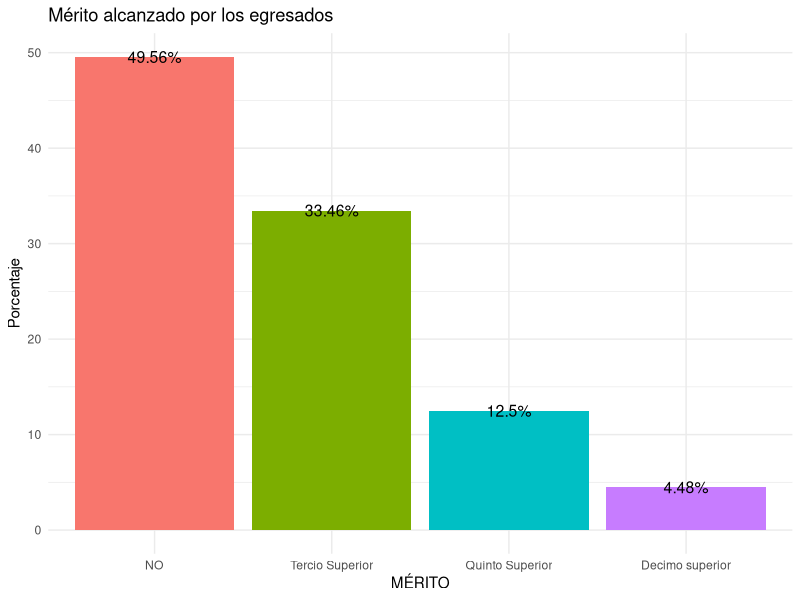
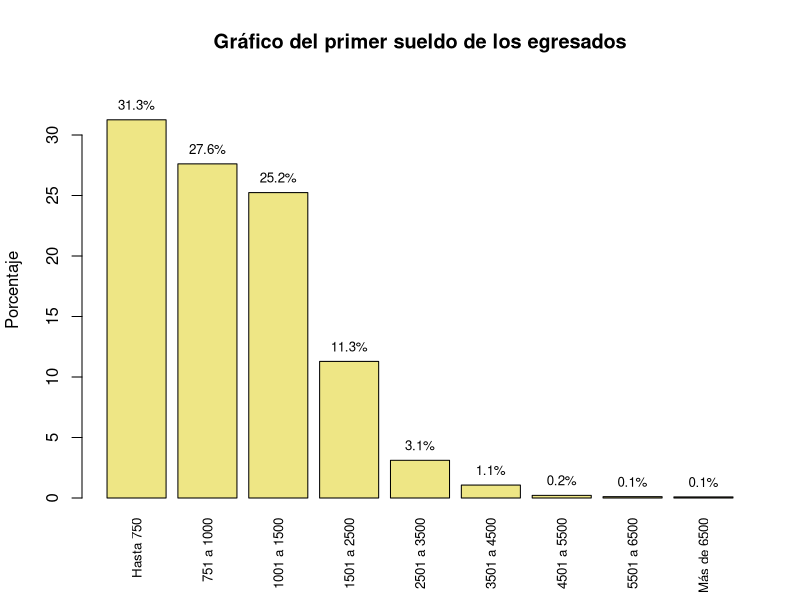
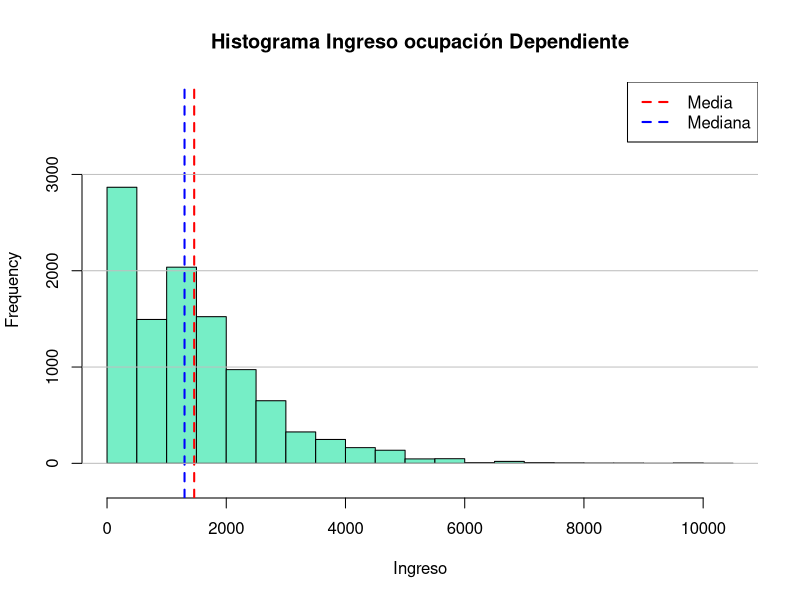
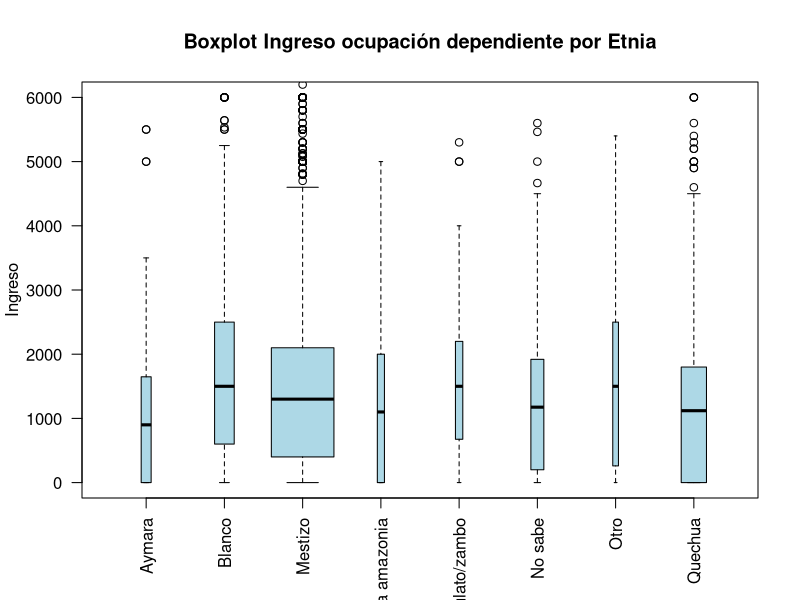
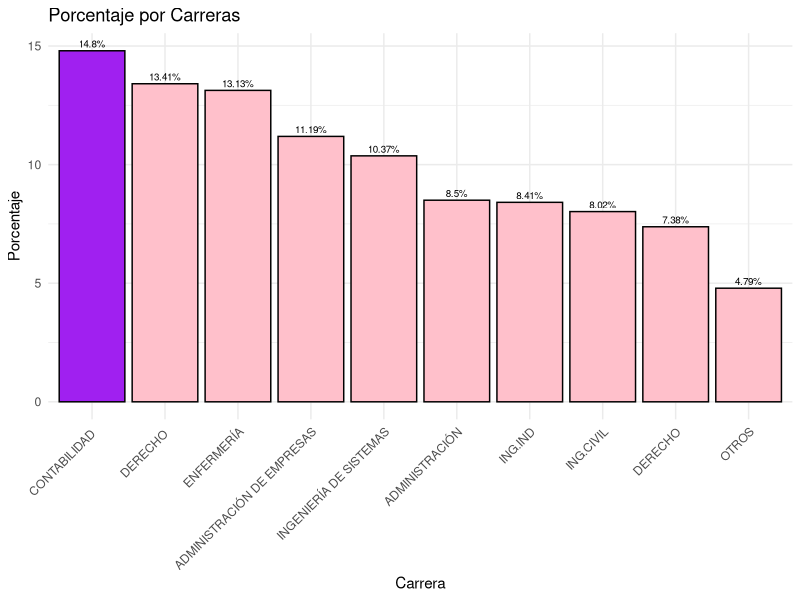
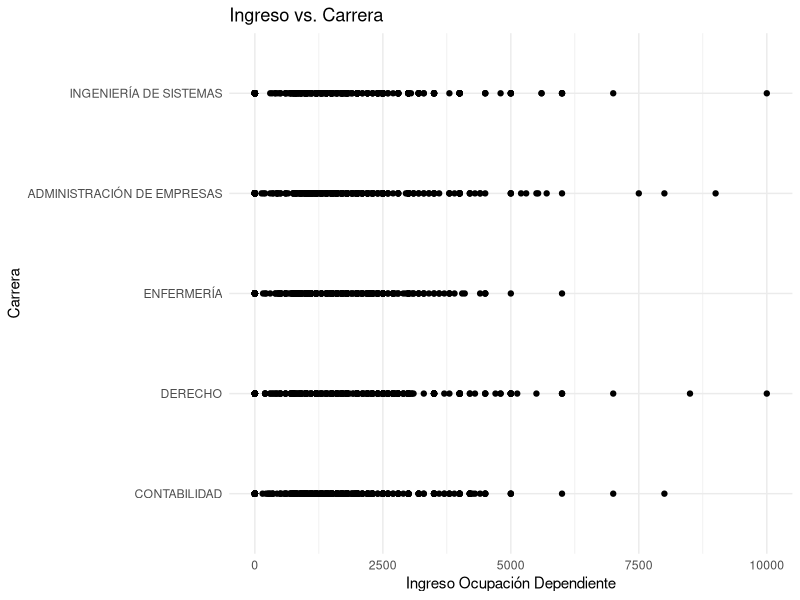
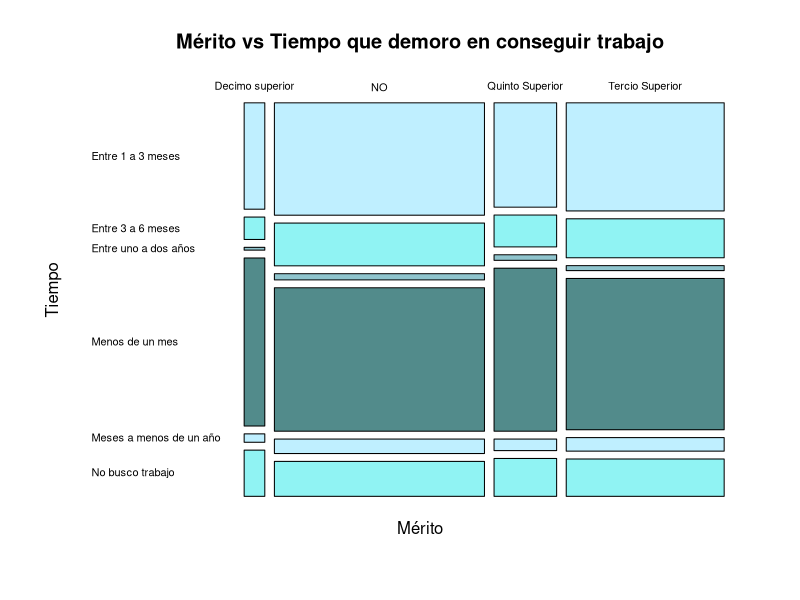
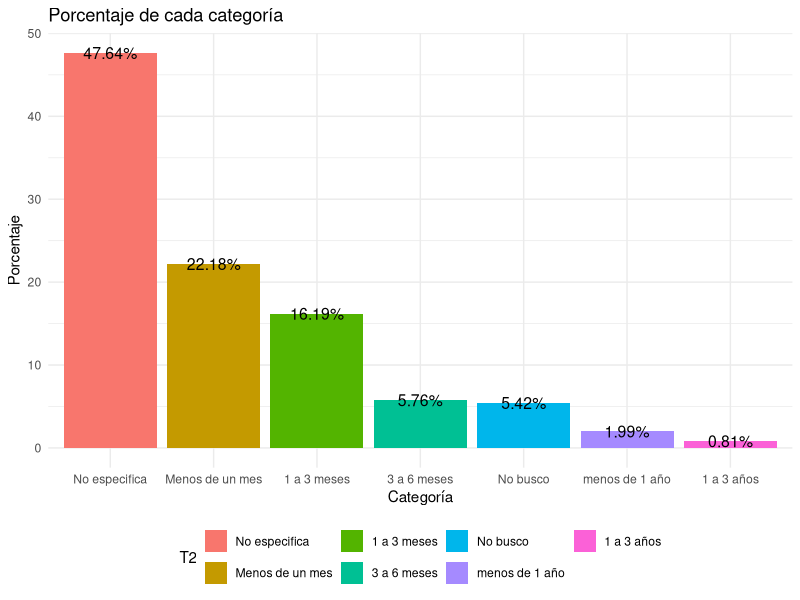

These figures' R source, in order:
## ---- chunk 1
#librerías

library(haven)

library(readr)

library(dplyr)

library(plyr)
 
library(ggplot2)
## ---- chunk 2

#BASE DE DATOS EGRESADOS Y UNIVERSITARIOS CONVERTIDO EN CSV

BE1<- read_csv("BASE_PRO.csv")
## ---- chunk 3
summary(BE1$MERITO)
## ---- chunk 4
table(BE1$MERITO, useNA = "always")
## ---- chunk 5
ME<-select(BE1,MERITO)
ME
## ---- chunk 6
table(BE1$MERITO, useNA = "always")
## ---- chunk 7
  Tabla1 <- c(5236, 3535, 1320, 473)
Tabla2 <- c("NO", "Tercio Superior", "Quinto Superior", "Decimo superior")
porcentajes <- Tabla1 / sum(Tabla1) * 100
porcentajes <- round(porcentajes, 2)

df <- data.frame(Tabla2, porcentajes)
df$Tabla2 <- factor(df$Tabla2, levels = df$Tabla2[order(porcentajes, decreasing = TRUE)])

ggplot(df, aes(x = Tabla2, y = porcentajes, fill = Tabla2)) +
  geom_bar(stat = "identity") +
  geom_text(aes(label = paste0(porcentajes, "%")), color = "black", size = 4) +
  labs(title = "Mérito alcanzado por los egresados", x = "MÉRITO", y = "Porcentaje") +
  theme_minimal() +
  theme(legend.position = "none")
## ---- chunk 8
summary(BE1$P_SUELDO)

## ---- chunk 9

table(BE1$P_SUELDO, useNA = "always")
## ---- chunk 10
datos <- c("1001 a 1500", "1501 a 2500", "2501 a 3500", "3501 a 4500", "4501 a 5500", "5501 a 6500", "751 a 1000", "Hasta 750", "Más de 6500")
conteos <- c(1393, 623, 172, 59, 12, 6, 1524, 1725, 5)

# Crear un data 
df <- data.frame(datos, conteos)
# Calcular el porcentaje 
df$porcentaje <- df$conteos / sum(df$conteos) * 100

# Ordenar 
df <- df[order(df$porcentaje, decreasing = TRUE), ]

# Gráfico 
text(x = barplot(df$porcentaje, ylim = c(0, max(df$porcentaje) * 1.1),
         names.arg = df$datos, ylab = "Porcentaje", main = "Gráfico del primer sueldo de los egresados",
         las = 3.8, col = "#EEE685", border = "black", cex.names = 0.8),
     y = df$porcentaje, labels = paste0(round(df$porcentaje, 1), "%"), pos = 3, cex = 0.8, col = "black")
## ---- chunk 11
summary(BE1$INGRESO_OCUPACIÓN_DEP)
## ---- chunk 12
range(BE1$INGRESO_OCUPACIÓN_DEP ,na.rm = TRUE) 
## ---- chunk 13
max(BE1$INGRESO_OCUPACIÓN_DEP, na.rm = TRUE)-min(BE1$INGRESO_OCUPACIÓN_DEP, na.rm = TRUE) 
## ---- chunk 14
round(sd(BE1$INGRESO_OCUPACIÓN_DEP, na.rm = TRUE),digits=2)
## ---- chunk 15
cv <-(sd(BE1$INGRESO_OCUPACIÓN_DEP, na.rm = TRUE)/mean(BE1$INGRESO_OCUPACIÓN_DEP, na.rm = TRUE))# Coeficiente de variación
round(cv,digits = 2)
## ---- chunk 16
hist(BE1$INGRESO_OCUPACIÓN_DEP, col = "#76EEC6", main = "Histograma Ingreso ocupación Dependiente", xlab = "Ingreso",ylim=c(-200,3800))

# Calcular la media y la mediana
media <- mean(BE1$INGRESO_OCUPACIÓN_DEP, na.rm = TRUE)
mediana <- median(BE1$INGRESO_OCUPACIÓN_DEP, na.rm = TRUE)

# Agregar líneas para la media y la mediana
abline(v = media, col = "red", lwd = 2, lty = 2)
abline(v = mediana, col = "blue", lwd = 2, lty = 2)

# Agregar leyenda
legend("topright", legend = c("Media", "Mediana"), col = c("red", "blue"), lwd = 2, lty = 2)
grid(nx = NA, ny = NULL, lwd = 1, lty = 1, col = "grey")
## ---- chunk 17

boxplot(BE1$INGRESO_OCUPACIÓN_DEP ~ BE1$ETNIA, main = "Boxplot Ingreso ocupación dependiente por Etnia", 
        xlab = "", ylab = "Ingreso", col = "lightblue",horizontal=F,las=2,varwidth=T,ylim=c(0,6000))

## ---- chunk 18
TA1<-c(618,560,548,467,433,355,351,335,308,200)
TA2<-c("CONTABILIDAD ","DERECHO ","ENFERMERÍA","ADMINISTRACIÓN DE EMPRESAS","INGENIERÍA DE SISTEMAS","ADMINISTRACIÓN","ING.IND","ING.CIVIL","DERECHO","OTROS" )
Porc <-( TA1 / sum(TA1)) * 100
round(Porc,2)
df <- data.frame(Carrera = TA2, Porcentaje = round(Porc, 2))

df <- df[order(df$Porcentaje, decreasing = TRUE), ]

colores <- c( "pink", "pink", "purple", "pink","pink", "pink", "pink","pink", "pink", "pink")

#gráfica 
ggplot(df, aes(x = reorder(Carrera, -Porcentaje), y = Porcentaje, fill = Carrera)) +
  geom_bar(stat = "identity", color = "black") +
  geom_text(aes(label = paste0(Porcentaje, "%")), vjust = -0.4, color = "black", size = 2.5) +
  labs(title = "Porcentaje por Carreras", x = "Carrera", y = "Porcentaje") +
  scale_fill_manual(values = colores) +
  theme_minimal() +
  theme(axis.text.x = element_text(angle = 45, hjust = 1)) +
  scale_x_discrete(labels = TA2)+ theme(legend.position = "none")
## ---- chunk 19
modalidades <- unique(BE1$CARRERA)
frecuencias <- sort(table(BE1$CARRERA), decreasing = TRUE)

primeras_carreras <- names(head(frecuencias, 5))

BE1_filtrado <- BE1[BE1$CARRERA %in% primeras_carreras, ]

BE1_filtrado$CARRERA <- factor(BE1_filtrado$CARRERA, levels = primeras_carreras)

ggplot(BE1_filtrado, aes(x = INGRESO_OCUPACIÓN_DEP, y = CARRERA)) +
  geom_point() +
  labs(title = "Ingreso vs. Carrera",
       x = "Ingreso Ocupación Dependiente",
       y = "Carrera") +
  theme_minimal()

## ---- chunk 20
# Cargar VCD para mosaicplot
library(vcd)

# Generar el gráfico de mosaico
mosaicplot(BE1$MERITO ~ BE1$T_TRABAJO,
           col = colorRampPalette(c("#BFEFFF","#97FFFF","#8DEEEE","lightblue3","#79CDCD","#528B8B"))(4),
           main = "Mérito vs Tiempo que demoro en conseguir trabajo",
           xlab = "Mérito",
           ylab = "Tiempo",
           las = 1)  # Ajustar Y
## ---- chunk 21
summary(BE1$T_TRABAJO)
## ---- chunk 22

table(BE1$T_TRABAJO, useNA = "always")
## ---- chunk 23
T1 <- c(5033, 573, 86, 210, 609, 1710, 2343)
T2 <- c("No especifica", "No busco", "1 a 3 años", "menos de 1 año", "3 a 6 meses", "1 a 3 meses", "Menos de un mes")
porcs <- T1 / sum(T1) * 100
porcs <- round(porcs, 2)

df <- data.frame(T2, porcs)
df$T2 <- factor(df$T2, levels = df$T2[order(porcs, decreasing = TRUE)])

ggplot(df, aes(x = T2, y = porcs, fill = T2)) +
  geom_bar(stat = "identity") +
  geom_text(aes(label = paste0(porcs, "%")), color = "black", size = 4) +
  labs(title = "Porcentaje de cada categoría", x = "Categoría", y = "Porcentaje") +
  theme_minimal() +
  theme(legend.position = "bottom")
## ---- chunk 24

VA <- data.frame(table(BE1$EMPLEO))
colnames(VA)[1] <- "Trabaja"
VA
## ---- chunk 25
tabla_T_TRABAJO <- table(BE1$T_TRABAJO, useNA = 'always')
BE1$T_TRABAJO <- ifelse(is.na(BE1$T_TRABAJO), "No especifica", BE1$T_TRABAJO)
tabla_T_TRABAJO
T_no_espec  <- as.numeric(tabla_T_TRABAJO['No especifica'])
T_no_busca <- as.numeric(tabla_T_TRABAJO['No busco trabajo'])
T_0a1 <- as.numeric(tabla_T_TRABAJO['Menos de un mes'])
T_1a3 <- as.numeric(tabla_T_TRABAJO['Entre 1 a 3 meses'])
T_3a6  <- as.numeric(tabla_T_TRABAJO['Entre 3 a 6 meses'])
T_6a12 <- as.numeric(tabla_T_TRABAJO['Meses a menos de un año'])
T_12a36 <- as.numeric(tabla_T_TRABAJO['Entre uno a dos años'])

# Probabilidades de Tiempo de Encontrar de Trabajo
# Probabilidades empíricas
# P(A) = Casos_favorables/Casos_totales

casos_totales <- length(BE1$T_TRABAJO)
prob_T_no_espec <- round(T_no_espec /casos_totales,2)
prob_T_no_busca <- round(T_no_busca /casos_totales,2)
pron_T_0a1 <- round(T_0a1/casos_totales,2)
prob_T_1a3 <- round(T_1a3 /casos_totales,2)
prob_T_3a6  <- round(T_3a6 /casos_totales,2)
prob_T_6a12  <- round(T_6a12 /casos_totales,2)
prob_T_12a36 <- round(T_12a36 /casos_totales,2)
## ---- chunk 26
prob_T_no_busca
## ---- chunk 27
pron_T_0a1
## ---- chunk 28
prob_T_1a3
## ---- chunk 29
prob_T_3a6
## ---- chunk 30
prob_T_6a12
## ---- chunk 31
prob_T_12a36
## ---- chunk 32
tabla_CAR_TRA <- table(BE1$CAR_TRA, useNA = 'always')
BE1$CAR_TRA  <- ifelse(is.na(BE1$CAR_TRA ), "No especifica", BE1$CAR_TRA )
T_no_espec  <- as.numeric(tabla_CAR_TRA['No especifica'])
T_no  <- as.numeric(tabla_CAR_TRA ['No'])
T_si <- as.numeric(tabla_CAR_TRA ['Sí'])

# Probabilidades_trabajo depende_de_su_carrera_profesional
# Probabilidades_empíricas
# P(A) = Casos favorables/Casos totales
casos_totales <- length(BE1$CAR_TRA)
prob_T_no_espec <- round(T_no_espec /casos_totales,2)
prob_T_no <- round(T_no /casos_totales,2)
pron_T_si <- round(T_si /casos_totales,2)
## ---- chunk 33
prob_T_no
## ---- chunk 34
pron_T_si
## ---- chunk 35
table(BE1$P_SUELDO, useNA = "always")
## ---- chunk 36
espacio <- nrow(BE1)
espacio
Cont <- filter(BE1,BE1$CARRERA=="CONTABILIDAD")
nrow(Cont)
ProbCont<-nrow(Cont)/espacio
ProbCont
## ---- chunk 37
BS2<-filter(BE1,BE1$P_SUELDO=="1001 a 1500")
BS3<-filter(BE1,BE1$P_SUELDO=="1501 a 2500")
BS4<-filter(BE1,BE1$P_SUELDO=="2501 a 3500")
BS5<-filter(BE1,BE1$P_SUELDO=="3501 a 4500")
BS6<-filter(BE1,BE1$P_SUELDO=="4501 a 5500")
BS7<-filter(BE1,BE1$P_SUELDO=="5501 a 6500")
BS8<-filter(BE1,BE1$P_SUELDO=="Más de 6500")

BS<-(BE1$P_SUELDO)
BSna<-BS[!is.na(BS)]
eBSna<-length(BSna)

e10_15<-(BS2$P_SUELDO)
e15_25<-(BS3$P_SUELDO)
e25_35<-(BS4$P_SUELDO)
e35_45<-(BS5$P_SUELDO)
e45_55<-(BS6$P_SUELDO)
e55_65<-(BS7$P_SUELDO)
e65_<-(BS8$P_SUELDO)
espSP<-length(e25_35)+length(e15_25)+length(e10_15)+length(e35_45)+length(e45_55)+length(e55_65)+length(e65_)

prSna<-espSP/eBSna
prSna
## ---- chunk 38
BC<-filter(BE1,BE1$CARRERA=="CONTABILIDAD")
BC2<-filter(BC,BC$P_SUELDO=="1001 a 1500")
BC3<-filter(BC,BC$P_SUELDO=="1501 a 2500")
BC4<-filter(BC,BC$P_SUELDO=="2501 a 3500")
BC5<-filter(BC,BC$P_SUELDO=="3501 a 4500")
BC6<-filter(BC,BC$P_SUELDO=="4501 a 5500")
BC7<-filter(BC,BC$P_SUELDO=="5501 a 6500")
BC8<-filter(BC,BC$P_SUELDO=="Más de 6500")

ec10_15<-(BC2$P_SUELDO)
ec15_25<-(BC3$P_SUELDO)
ec25_35<-(BC4$P_SUELDO)
ec35_45<-(BC5$P_SUELDO)
ec45_55<-(BC6$P_SUELDO)
ec55_65<-(BC7$P_SUELDO)
ec65_<-(BC8$P_SUELDO)
esint<-length(ec25_35)+length(ec15_25)+length(ec10_15)+length(ec35_45)+length(ec45_55)+length(ec55_65)+length(ec65_)
esint

presint<-esint/eBSna
presint
## ---- chunk 39
PrbSdC<-presint/ProbCont
presint
ProbCont
PrbSdC
## ---- chunk 40
presint
prI<-ProbCont*prSna
prI
difpr<-((prI-presint)/prI)*100
difpr
## ---- chunk 41
table(BE1$P_SUELDO, useNA = "always")
## ---- chunk 42
table(BE1$ETNIA, useNA = "always")
## ---- chunk 43
espacio <- nrow(BE1)
espacio
Mest <- filter(BE1,BE1$ETNIA=="Mestizo")
nrow(Mest)
ProbMest<-nrow(Mest)/espacio
ProbMest
## ---- chunk 44
BS1<-filter(BE1,BE1$P_SUELDO=="Hasta 750")
e750_<-(BS1$P_SUELDO)
espSP<-length(e750_)
probe750<-espSP/eBSna
probe750
## ---- chunk 45
BS1M<-filter(Mest,Mest$P_SUELDO=="Hasta 750")
e750_C<-(BS1M$P_SUELDO)
esint750C<-length(e750_C)
probintM<-esint750C/eBSna
probintM
## ---- chunk 46
PrbSdM<-probintM/ProbMest
probintM
ProbMest
PrbSdM
## ---- chunk 47
round(probintM,2)
prIM<-ProbMest*probe750
round(prIM,2)
## ---- chunk 48
#Filtramos los datos y creamos una tabla de frecuencia relativa de la variable tipo_de_apunte
B1FILTRO_2 <- BE1_filtrado[BE1_filtrado$MERITO %in% c("Decimo superior", "Quinto Superior","Tercio Superior"), ]
tabla_orden_merito <- table(B1FILTRO_2$MERITO)
tabla_orden_merito_rel<- prop.table(tabla_orden_merito)
round(tabla_orden_merito_rel,3)
## ---- chunk 49
#Filtramos los datos_creamos una tabla_frecuencia_relativa
B1FILTRO_2 <- BE1_filtrado[BE1_filtrado$MERITO %in% c("Decimo superior", "Quinto Superior","Tercio Superior"), ]
tabla_orden_merito <- table(B1FILTRO_2$MERITO)
tabla_orden_merito_rel<- prop.table(tabla_orden_merito)
round(tabla_orden_merito_rel,3)
## ---- chunk 50
#tabla cruzada 
tabla_cruzada <- xtabs(~ MERITO + GENERO, data = B1FILTRO_2)
tabla_cruzada_rel <- prop.table(tabla_cruzada, margin = 1)
round(tabla_cruzada_rel,2)

## ---- chunk 51
table(BE1$EMPLEO)
## ---- chunk 52
frecuencia <- table(BE1$EMPLEO)
n_exito<- frecuencia["Sí"]
n_fracaso <- frecuencia["No"]
n<-n_exito+n_fracaso
## ---- chunk 53
pro_exito <- round((n_exito / n), 3)
pro_exito_num <- as.numeric(pro_exito)
pro_exito_num
## ---- chunk 54

pro_fracaso <- round((n_fracaso / n), 3)
pro_fracaso_num <- as.numeric(pro_fracaso)
pro_fracaso_num
## ---- chunk 55
n <- 100
p <- 0.79
varianza <- n * p * (1 - p)
varianza
## ---- chunk 56
round(sum(dbinom(59:80,100,0.794)),3)
## ---- chunk 57
# Calcular la probabilidad acumulada
probabilidad <- pbinom(80, 100, 0.794) - pbinom(59, 100, 0.794)
round(probabilidad,3)
## ---- chunk 58
# Definir los parámetros de la distribución binomial
n <- 100
p <- 0.794

# Calcular la probabilidad de que entre 60 y 80 egresados tengan trabajo
probabilidad <- pbinom(80, n, p) - pbinom(59, n, p)
round(probabilidad,4)
## ---- chunk 59
# Definir el rango de valores para la variable aleatoria
RANGO <- c(60:80)

probabilidades <- dbinom(RANGO, 100, 0.79)

# Generar el gráfico de dispersión
plot(RANGO, probabilidades, col = "red", xlab = "N° Egresados encuestados", ylab = "Probabilidad", main = "MODELO BINOMIAL DE EMPLEABILIDAD")
## ---- chunk 60
r <- 0.75
n <- 100
x <- (0:100)
modelo <- pbinom(x, n, r)
plot(x, modelo, main="Distribución de Probabilidad Acumulada", ylab = "P(X=x)", xlab= "X",col = "blue")
## ---- chunk 61
r <- 0.75
n <- 100
x <- (0:80)
modelo <- pbinom(x, n, r)
plot(x, modelo, main="Distribución de Probabilidad Acumulada", ylab = "P(X=x)", xlab= "X",col = "blue")
## ---- chunk 62
r <- 0.75
n <- 100
x <- (50:100)
modelo1 <- pbinom(x, n, r)
plot(x, modelo1, main="Distribución de Probabilidad Acumulada", ylab = "P(X=x)", xlab= "X",col = "green")
## ---- chunk 63
hist(BE1$INGRESO_OCUPACIÓN_IND, prob=T,main="INGRESO OCUPACIÓN INDEPENDIENTE", ylab = "Densidad", xlab= "Ingreso Ocupación Dependiente")
lines(density(BE1$INGRESO_OCUPACIÓN_IND), col="blue", lwd=2)
## ---- chunk 64
lambda<-1/mean(BE1$INGRESO_OCUPACIÓN_IND)
lambda
## ---- chunk 65
Xs<-seq(0, 20000, by=1.5)
Ys<-dexp(Xs,lambda)
## ---- chunk 66
hOdep<-hist(BE1$INGRESO_OCUPACIÓN_IND, breaks=30, prob=T, xlim=c(0, 8000),main="INGRESO OCUPACIÓN INDEPENDIENTE", ylab = "Densidad", xlab= "Ingreso Ocupación Dependiente")
lines(density(BE1$INGRESO_OCUPACIÓN_IND), col="blue", lwd=2)
lines(Xs, Ys, col="red",lwd=2)
## ---- chunk 67
InOIND <-(BE1$INGRESO_OCUPACIÓN_IND)

#Personas_con_ingreso_0

ingr_spf <- 0  #calcular la PROB_empirica
frecuencia_ingreso <- sum(InOIND == ingr_spf)
total_observaciones <- length(InOIND)
# Frecuencia_ocurre el evento/total
probabilidad_empirica <- frecuencia_ingreso / total_observaciones
frecuencia_ingreso
total_observaciones
probabilidad_empirica
## ---- chunk 68
hist(BE1$INGRESO_OCUPACIÓN_DEP, prob=T,main="INGRESO OCUPACIÓN DEPENDIENTE", ylab = "Densidad", xlab= "Ingreso Ocupación Dependiente")
lines(density(BE1$INGRESO_OCUPACIÓN_DEP), col="blue", lwd=2)
## ---- chunk 69
lambda<-1/mean(BE1$INGRESO_OCUPACIÓN_DEP)
lambda
## ---- chunk 70
Xs<-seq(1300, 10000, by=1.5)
Ys<-dexp(Xs,lambda)
## ---- chunk 71
hOdep<-hist(BE1$INGRESO_OCUPACIÓN_DEP, breaks=30, prob=T, xlim=c(1500, 10000),main="INGRESO OCUPACIÓN DEPENDIENTE", ylab = "Densidad", xlab= "Ingreso Ocupación Dependiente")
lines(density(BE1$INGRESO_OCUPACIÓN_DEP), col="blue", lwd=2)
lines(Xs, Ys, col="red",lwd=2)
## ---- chunk 72
min(BE1_filtrado$INGRESO_OCUPACIÓN_DEP)
max(BE1_filtrado$INGRESO_OCUPACIÓN_DEP)
table((BE1_filtrado$INGRESO_OCUPACIÓN_DEP))
## ---- chunk 73
Ingresos <-(BE1_filtrado$INGRESO_OCUPACIÓN_DEP)

#ingreso_0

ingreso_especifico <- 0  # Ingreso específico para calcular su probabilidad empírica
frecuencia_ingreso <- sum(Ingresos == ingreso_especifico)
total_observaciones <- length(Ingresos)
# Frecuencia_ocurre_el_evento/total
probabilidad_empirica <- frecuencia_ingreso / total_observaciones
probabilidad_empirica

#ingreso_2500
ingreso_especifico <- 2500  # Ingreso 
frecuencia_ingreso <- sum(Ingresos == ingreso_especifico)
total_observaciones <- length(Ingresos)
# Frecuencia_ocurre_el_evento/total
probabilidad_empirica <- frecuencia_ingreso / total_observaciones
probabilidad_empirica

#ingreso_3000
ingreso_especifico <- 3000  # Ingreso 
frecuencia_ingreso <- sum(Ingresos == ingreso_especifico)
total_observaciones <- length(Ingresos)
# Frecuencia_ocurre_el_evento_respecto_al_total
probabilidad_empirica <- frecuencia_ingreso / total_observaciones
probabilidad_empirica

#ingreso_5000
ingreso_especifico <- 5000  # Ingreso 
frecuencia_ingreso <- sum(Ingresos == ingreso_especifico)
total_observaciones <- length(Ingresos)
# Frecuencia_ocurre_el_evento/total
probabilidad_empirica <- frecuencia_ingreso / total_observaciones
probabilidad_empirica

# ingreso_7500
ingreso_especifico <- 7500  # Ingreso 
frecuencia_ingreso <- sum(Ingresos == ingreso_especifico)
total_observaciones <- length(Ingresos)
# Frecuencia_ocurre_el_evento/total
probabilidad_empirica <- frecuencia_ingreso / total_observaciones
probabilidad_empirica

# ingreso_10000
ingreso_especifico <- 10000  # Ingreso 
frecuencia_ingreso <- sum(Ingresos == ingreso_especifico)
total_observaciones <- length(Ingresos)
# Frecuencia_ocurre_el_evento/total
probabilidad_empirica <- frecuencia_ingreso / total_observaciones
probabilidad_empirica
